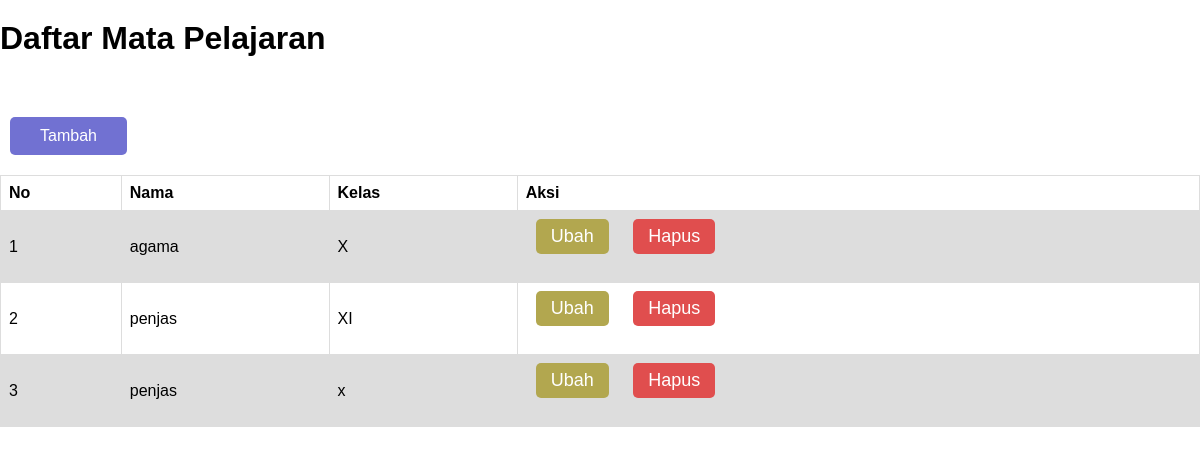
The app's page /mata_pelajaran/mata_pelajaran.php with its own data.
### tables this page shows
CREATE TABLE `mata_pelajaran` (
  `id` int(11) NOT NULL,
  `nama_mata_pelajaran` varchar(40) NOT NULL,
  `kelas` varchar(5) NOT NULL
);

### mata_pelajaran/mata_pelajaran.php (the view, shortened to what this page needs)
<!DOCTYPE html>
<html lang="en">
<head>
  <link rel="stylesheet" href="../style.css">
</head>
<body>
  <?php
  require_once '../db/koneksi.php';
  $sql = 'SELECT * FROM mata_pelajaran';
  $hasil = mysqli_query($konek, $sql);
  ?>
  <h1>Daftar Mata Pelajaran</h1>
  <a class="button blue" href="tambah.php">Tambah</a>
  <table>
    <tr>
      <th>No</th>
      <th>Nama</th>
      <th>Kelas</th>
      <th>Aksi</th>
    </tr>
    <?php $nomor = 1 ?>
    <?php  foreach($hasil as $h) {  ?>
    <tr>
      <td><?= $nomor++ ?></td>
      <td><?= $h['nama_mata_pelajaran'] ?></td>
      <td><?= $h['kelas'] ?></td>
      <td>
        <a class="button orange small" href="">Ubah</a>
        <a class="button red small" href="">Hapus</a>
      </td>
    </tr>
    <?php } ?>
  </table>
</body>
</html>

### style.css (style rules this page uses)
* { margin: 0; padding: 0; font-family: sans-serif; box-sizing: border-box; }
h1 { margin-top: 20px; margin-bottom: 60px; }
a.button { text-decoration: none; margin: 0 10px 20px 10px; color: #ffffff; padding: 10px 30px; display: inline-block; border-radius: 5px; transition: .5s ease-in-out; }
a.button.small { padding: 7px 15px; font-size: 18px; }
a.button.blue { background-color: rgb(113, 113, 210); }
a.button.orange { background-color: rgb(178, 167, 79); }
a.button.red { background-color: rgb(224, 78, 78); }
table { font-family: arial, sans-serif; border-collapse: collapse; width: 100%; }
td, th { border: 1px solid #dddddd; text-align: left; padding: 8px; }
tr:nth-child(even) { background-color: #dddddd; }
tr { transition: .3s ease-in-out; }

### records on screen
mata_pelajaran: nama_mata_pelajaran "agama", kelas "X"
mata_pelajaran: nama_mata_pelajaran "penjas", kelas "XI"
mata_pelajaran: nama_mata_pelajaran "penjas", kelas "x"
